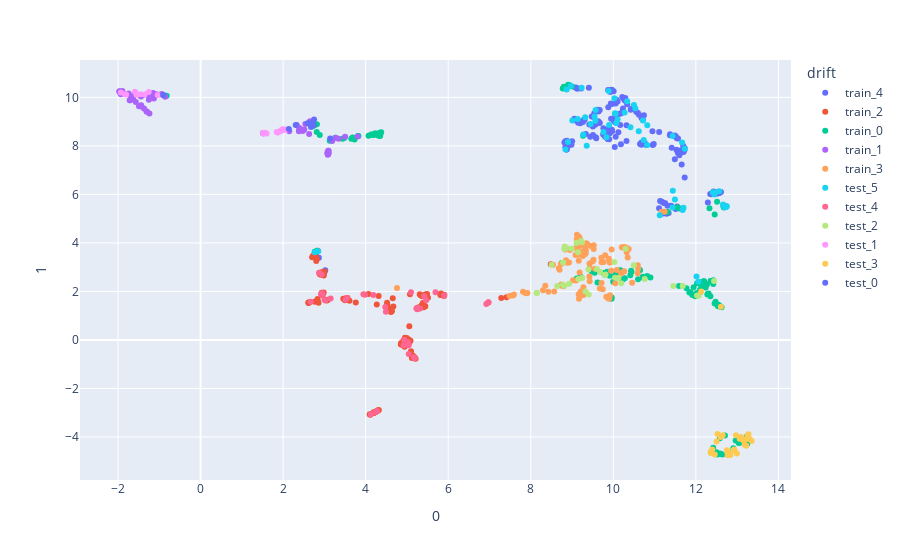

The notebook cell this image was saved under:
### Code cell
labels = train_label + test_label
fig = px.scatter(umap_data_2d, x=0, y=1, color=labels, labels={"color": "drift"})
fig.show()
